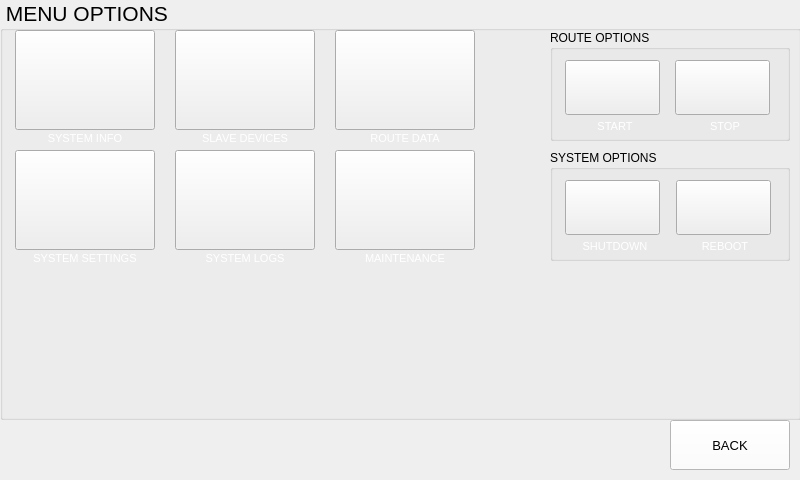
<?xml version="1.0" encoding="UTF-8"?>
<ui version="4.0">
 <class>MenuWindow</class>
 <widget class="QMainWindow" name="MenuWindow">
  <property name="geometry">
   <rect>
    <x>0</x>
    <y>0</y>
    <width>800</width>
    <height>480</height>
   </rect>
  </property>
  <property name="font">
   <font>
    <pointsize>10</pointsize>
   </font>
  </property>
  <property name="windowTitle">
   <string>MainWindow</string>
  </property>
  <property name="styleSheet">
   <string notr="true"/>
  </property>
  <widget class="QWidget" name="centralwidget">
   <widget class="QPushButton" name="pushButton_menu">
    <property name="geometry">
     <rect>
      <x>670</x>
      <y>420</y>
      <width>120</width>
      <height>50</height>
     </rect>
    </property>
    <property name="styleSheet">
     <string notr="true">background-color: rgb(255, 255, 255);</string>
    </property>
    <property name="text">
     <string>BACK</string>
    </property>
    <property name="iconSize">
     <size>
      <width>30</width>
      <height>30</height>
     </size>
    </property>
   </widget>
   <widget class="QGroupBox" name="groupBox_route">
    <property name="geometry">
     <rect>
      <x>0</x>
      <y>0</y>
      <width>801</width>
      <height>420</height>
     </rect>
    </property>
    <property name="font">
     <font>
      <pointsize>16</pointsize>
     </font>
    </property>
    <property name="styleSheet">
     <string notr="true">border-color: rgb(255, 255, 255);</string>
    </property>
    <property name="title">
     <string> MENU OPTIONS</string>
    </property>
    <property name="flat">
     <bool>false</bool>
    </property>
    <property name="checkable">
     <bool>false</bool>
    </property>
    <widget class="QPushButton" name="pushButton_sysinfo">
     <property name="geometry">
      <rect>
       <x>15</x>
       <y>30</y>
       <width>140</width>
       <height>100</height>
      </rect>
     </property>
     <property name="styleSheet">
      <string notr="true"/>
     </property>
     <property name="text">
      <string/>
     </property>
     <property name="icon">
      <iconset resource="resources.qrc">
       <normaloff>:/images/icons/icon_info.png</normaloff>:/images/icons/icon_info.png</iconset>
     </property>
     <property name="iconSize">
      <size>
       <width>64</width>
       <height>64</height>
      </size>
     </property>
     <property name="default">
      <bool>false</bool>
     </property>
     <property name="flat">
      <bool>false</bool>
     </property>
    </widget>
    <widget class="QPushButton" name="pushButton_devices">
     <property name="geometry">
      <rect>
       <x>175</x>
       <y>30</y>
       <width>140</width>
       <height>100</height>
      </rect>
     </property>
     <property name="styleSheet">
      <string notr="true"/>
     </property>
     <property name="text">
      <string/>
     </property>
     <property name="icon">
      <iconset resource="resources.qrc">
       <normaloff>:/images/icons/icon_display.png</normaloff>:/images/icons/icon_display.png</iconset>
     </property>
     <property name="iconSize">
      <size>
       <width>64</width>
       <height>64</height>
      </size>
     </property>
     <property name="flat">
      <bool>false</bool>
     </property>
    </widget>
    <widget class="QPushButton" name="pushButton_service_data">
     <property name="geometry">
      <rect>
       <x>335</x>
       <y>30</y>
       <width>140</width>
       <height>100</height>
      </rect>
     </property>
     <property name="styleSheet">
      <string notr="true"/>
     </property>
     <property name="text">
      <string/>
     </property>
     <property name="icon">
      <iconset resource="resources.qrc">
       <normaloff>:/images/icons/icon_train.png</normaloff>:/images/icons/icon_train.png</iconset>
     </property>
     <property name="iconSize">
      <size>
       <width>64</width>
       <height>64</height>
      </size>
     </property>
     <property name="flat">
      <bool>false</bool>
     </property>
    </widget>
    <widget class="QPushButton" name="pushButton_security">
     <property name="geometry">
      <rect>
       <x>335</x>
       <y>150</y>
       <width>140</width>
       <height>100</height>
      </rect>
     </property>
     <property name="styleSheet">
      <string notr="true"/>
     </property>
     <property name="text">
      <string/>
     </property>
     <property name="icon">
      <iconset resource="resources.qrc">
       <normaloff>:/images/icons/icon_maintenance.png</normaloff>:/images/icons/icon_maintenance.png</iconset>
     </property>
     <property name="iconSize">
      <size>
       <width>64</width>
       <height>64</height>
      </size>
     </property>
    </widget>
    <widget class="QPushButton" name="pushButton_maintenance">
     <property name="geometry">
      <rect>
       <x>175</x>
       <y>150</y>
       <width>140</width>
       <height>100</height>
      </rect>
     </property>
     <property name="styleSheet">
      <string notr="true"/>
     </property>
     <property name="text">
      <string/>
     </property>
     <property name="icon">
      <iconset resource="resources.qrc">
       <normaloff>:/images/icons/icon_logs.png</normaloff>:/images/icons/icon_logs.png</iconset>
     </property>
     <property name="iconSize">
      <size>
       <width>64</width>
       <height>64</height>
      </size>
     </property>
    </widget>
    <widget class="QPushButton" name="pushButton_settings">
     <property name="geometry">
      <rect>
       <x>15</x>
       <y>150</y>
       <width>140</width>
       <height>100</height>
      </rect>
     </property>
     <property name="styleSheet">
      <string notr="true"/>
     </property>
     <property name="text">
      <string/>
     </property>
     <property name="icon">
      <iconset resource="resources.qrc">
       <normaloff>:/images/icons/icon_settings.png</normaloff>:/images/icons/icon_settings.png</iconset>
     </property>
     <property name="iconSize">
      <size>
       <width>64</width>
       <height>64</height>
      </size>
     </property>
    </widget>
    <widget class="QLabel" name="label_17">
     <property name="geometry">
      <rect>
       <x>20</x>
       <y>130</y>
       <width>130</width>
       <height>17</height>
      </rect>
     </property>
     <property name="font">
      <font>
       <pointsize>8</pointsize>
      </font>
     </property>
     <property name="styleSheet">
      <string notr="true">color: rgb(255, 255, 255);</string>
     </property>
     <property name="text">
      <string>SYSTEM INFO</string>
     </property>
     <property name="alignment">
      <set>Qt::AlignCenter</set>
     </property>
    </widget>
    <widget class="QLabel" name="label_20">
     <property name="geometry">
      <rect>
       <x>180</x>
       <y>130</y>
       <width>130</width>
       <height>17</height>
      </rect>
     </property>
     <property name="font">
      <font>
       <pointsize>8</pointsize>
      </font>
     </property>
     <property name="styleSheet">
      <string notr="true">color: rgb(255, 255, 255);</string>
     </property>
     <property name="text">
      <string>SLAVE DEVICES</string>
     </property>
     <property name="alignment">
      <set>Qt::AlignCenter</set>
     </property>
    </widget>
    <widget class="QLabel" name="label_21">
     <property name="geometry">
      <rect>
       <x>340</x>
       <y>130</y>
       <width>130</width>
       <height>17</height>
      </rect>
     </property>
     <property name="font">
      <font>
       <pointsize>8</pointsize>
      </font>
     </property>
     <property name="styleSheet">
      <string notr="true">color: rgb(255, 255, 255);</string>
     </property>
     <property name="text">
      <string>ROUTE DATA</string>
     </property>
     <property name="alignment">
      <set>Qt::AlignCenter</set>
     </property>
    </widget>
    <widget class="QLabel" name="label_22">
     <property name="geometry">
      <rect>
       <x>20</x>
       <y>250</y>
       <width>130</width>
       <height>17</height>
      </rect>
     </property>
     <property name="font">
      <font>
       <pointsize>8</pointsize>
      </font>
     </property>
     <property name="styleSheet">
      <string notr="true">color: rgb(255, 255, 255);</string>
     </property>
     <property name="text">
      <string>SYSTEM SETTINGS</string>
     </property>
     <property name="alignment">
      <set>Qt::AlignCenter</set>
     </property>
    </widget>
    <widget class="QLabel" name="label_23">
     <property name="geometry">
      <rect>
       <x>180</x>
       <y>250</y>
       <width>130</width>
       <height>17</height>
      </rect>
     </property>
     <property name="font">
      <font>
       <pointsize>8</pointsize>
      </font>
     </property>
     <property name="styleSheet">
      <string notr="true">color: rgb(255, 255, 255);</string>
     </property>
     <property name="text">
      <string>SYSTEM LOGS</string>
     </property>
     <property name="alignment">
      <set>Qt::AlignCenter</set>
     </property>
    </widget>
    <widget class="QLabel" name="label_24">
     <property name="geometry">
      <rect>
       <x>340</x>
       <y>250</y>
       <width>130</width>
       <height>17</height>
      </rect>
     </property>
     <property name="font">
      <font>
       <pointsize>8</pointsize>
      </font>
     </property>
     <property name="styleSheet">
      <string notr="true">color: rgb(255, 255, 255);</string>
     </property>
     <property name="text">
      <string>MAINTENANCE</string>
     </property>
     <property name="alignment">
      <set>Qt::AlignCenter</set>
     </property>
    </widget>
    <widget class="QGroupBox" name="groupBox_route_3">
     <property name="geometry">
      <rect>
       <x>550</x>
       <y>150</y>
       <width>240</width>
       <height>111</height>
      </rect>
     </property>
     <property name="styleSheet">
      <string notr="true"/>
     </property>
     <property name="title">
      <string>SYSTEM OPTIONS</string>
     </property>
     <property name="flat">
      <bool>false</bool>
     </property>
     <property name="checkable">
      <bool>false</bool>
     </property>
     <widget class="QPushButton" name="pushButton_menu_2">
      <property name="geometry">
       <rect>
        <x>15</x>
        <y>30</y>
        <width>95</width>
        <height>55</height>
       </rect>
      </property>
      <property name="styleSheet">
       <string notr="true"/>
      </property>
      <property name="text">
       <string/>
      </property>
      <property name="icon">
       <iconset resource="resources.qrc">
        <normaloff>:/images/icons/icon_shutdown.png</normaloff>:/images/icons/icon_shutdown.png</iconset>
      </property>
      <property name="iconSize">
       <size>
        <width>32</width>
        <height>32</height>
       </size>
      </property>
      <property name="flat">
       <bool>false</bool>
      </property>
     </widget>
     <widget class="QPushButton" name="pushButton_menu_3">
      <property name="geometry">
       <rect>
        <x>126</x>
        <y>30</y>
        <width>95</width>
        <height>55</height>
       </rect>
      </property>
      <property name="styleSheet">
       <string notr="true"/>
      </property>
      <property name="text">
       <string/>
      </property>
      <property name="icon">
       <iconset resource="resources.qrc">
        <normaloff>:/images/icons/icon_restart.png</normaloff>:/images/icons/icon_restart.png</iconset>
      </property>
      <property name="iconSize">
       <size>
        <width>32</width>
        <height>32</height>
       </size>
      </property>
      <property name="flat">
       <bool>false</bool>
      </property>
     </widget>
     <widget class="QLabel" name="label_25">
      <property name="geometry">
       <rect>
        <x>20</x>
        <y>86</y>
        <width>90</width>
        <height>20</height>
       </rect>
      </property>
      <property name="font">
       <font>
        <pointsize>8</pointsize>
       </font>
      </property>
      <property name="styleSheet">
       <string notr="true">color: rgb(255, 255, 255);</string>
      </property>
      <property name="text">
       <string>SHUTDOWN</string>
      </property>
      <property name="alignment">
       <set>Qt::AlignCenter</set>
      </property>
     </widget>
     <widget class="QLabel" name="label_26">
      <property name="geometry">
       <rect>
        <x>130</x>
        <y>86</y>
        <width>90</width>
        <height>20</height>
       </rect>
      </property>
      <property name="font">
       <font>
        <pointsize>8</pointsize>
       </font>
      </property>
      <property name="styleSheet">
       <string notr="true">color: rgb(255, 255, 255);</string>
      </property>
      <property name="text">
       <string>REBOOT</string>
      </property>
      <property name="alignment">
       <set>Qt::AlignCenter</set>
      </property>
     </widget>
    </widget>
    <widget class="QGroupBox" name="groupBox_route_4">
     <property name="geometry">
      <rect>
       <x>550</x>
       <y>30</y>
       <width>240</width>
       <height>111</height>
      </rect>
     </property>
     <property name="styleSheet">
      <string notr="true">border-color: rgb(255, 255, 255);</string>
     </property>
     <property name="title">
      <string>ROUTE OPTIONS</string>
     </property>
     <property name="flat">
      <bool>false</bool>
     </property>
     <property name="checkable">
      <bool>false</bool>
     </property>
     <widget class="QPushButton" name="pushButton_stop">
      <property name="geometry">
       <rect>
        <x>125</x>
        <y>30</y>
        <width>95</width>
        <height>55</height>
       </rect>
      </property>
      <property name="styleSheet">
       <string notr="true">image: url(:/images/icons/icon_stop.png);</string>
      </property>
      <property name="text">
       <string/>
      </property>
      <property name="iconSize">
       <size>
        <width>32</width>
        <height>32</height>
       </size>
      </property>
      <property name="checkable">
       <bool>false</bool>
      </property>
      <property name="flat">
       <bool>false</bool>
      </property>
     </widget>
     <widget class="QPushButton" name="pushButton_start">
      <property name="geometry">
       <rect>
        <x>15</x>
        <y>30</y>
        <width>95</width>
        <height>55</height>
       </rect>
      </property>
      <property name="styleSheet">
       <string notr="true">image: url(:/images/icons/icon_start.png);</string>
      </property>
      <property name="text">
       <string/>
      </property>
      <property name="iconSize">
       <size>
        <width>32</width>
        <height>32</height>
       </size>
      </property>
      <property name="checkable">
       <bool>false</bool>
      </property>
      <property name="flat">
       <bool>false</bool>
      </property>
     </widget>
     <widget class="QLabel" name="label_32">
      <property name="geometry">
       <rect>
        <x>15</x>
        <y>86</y>
        <width>100</width>
        <height>20</height>
       </rect>
      </property>
      <property name="font">
       <font>
        <pointsize>8</pointsize>
       </font>
      </property>
      <property name="styleSheet">
       <string notr="true">color: rgb(255, 255, 255);</string>
      </property>
      <property name="text">
       <string>START</string>
      </property>
      <property name="alignment">
       <set>Qt::AlignCenter</set>
      </property>
     </widget>
     <widget class="QLabel" name="label_34">
      <property name="geometry">
       <rect>
        <x>125</x>
        <y>86</y>
        <width>100</width>
        <height>20</height>
       </rect>
      </property>
      <property name="font">
       <font>
        <pointsize>8</pointsize>
       </font>
      </property>
      <property name="styleSheet">
       <string notr="true">color: rgb(255, 255, 255);</string>
      </property>
      <property name="text">
       <string>STOP</string>
      </property>
      <property name="alignment">
       <set>Qt::AlignCenter</set>
      </property>
     </widget>
    </widget>
   </widget>
   <widget class="QLabel" name="label_datetime">
    <property name="geometry">
     <rect>
      <x>10</x>
      <y>420</y>
      <width>200</width>
      <height>50</height>
     </rect>
    </property>
    <property name="text">
     <string/>
    </property>
   </widget>
  </widget>
 </widget>
 <resources>
  <include location="resources.qrc"/>
 </resources>
 <connections/>
</ui>
